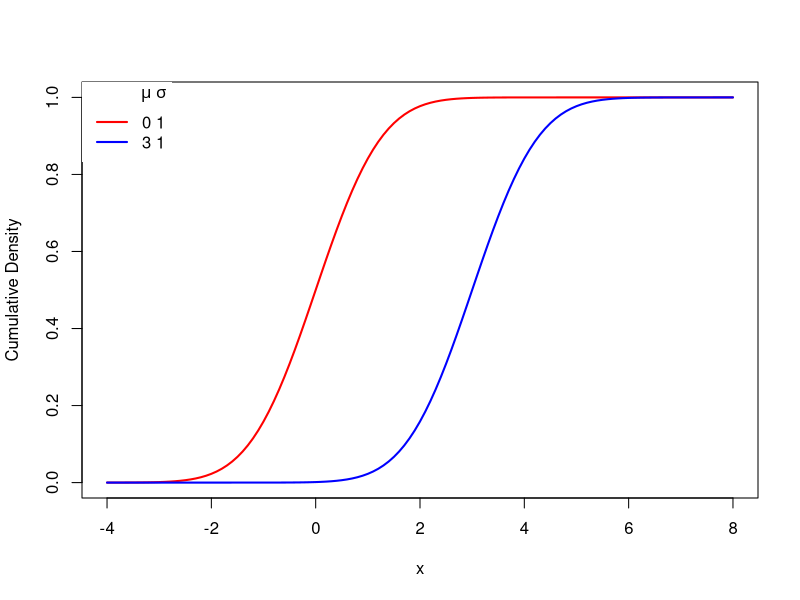
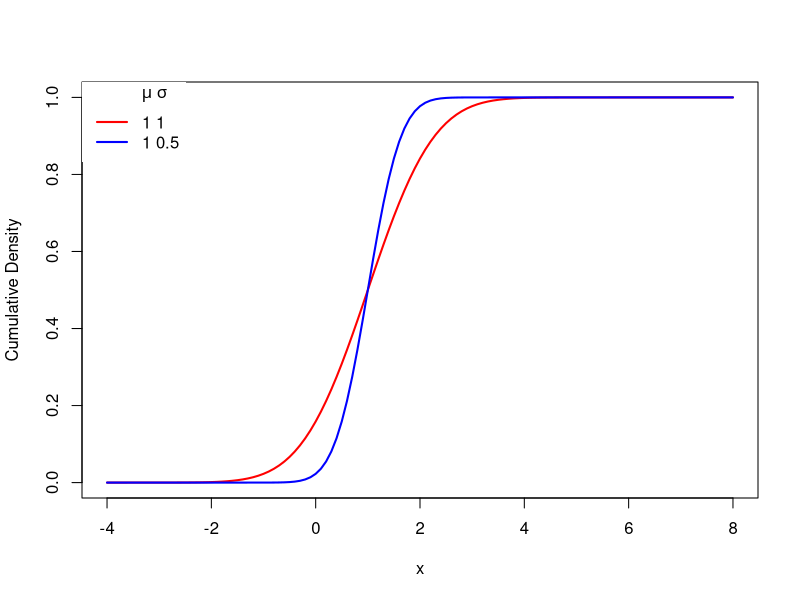

The R source for these figures, in order:
par(mfrow = c(1, 2))
dev.new(width=20, height=10, unit="in")
# Grid of X-axis values
x <- seq(-4, 8, 0.1)

#-----------------------------------------
# Same standard deviation, different mean
#-----------------------------------------
# Mean 0, sd 1
plot(x, pnorm(x, mean = 0, sd = 1), type = "l",
     ylim = c(0, 1), ylab = "Cumulative Density", lwd = 2, col = "red")
# Mean 3, sd 1
lines(x, pnorm(x, mean = 3, sd = 1), col = "blue", lty = 1, lwd = 2)

# Legend
legend("topleft", legend = c("0 1", "3 1"), col = c("red", "blue"),
       title = expression(paste(mu, " ", sigma)),
       title.adj = 0.9, lty = 1, lwd = 2, box.lty = 0)

#-----------------------------------------
# Same mean, different standard deviation
#-----------------------------------------
dev.new(width=20, height=10, unit="in")
# Mean 1, sd 1
plot(x, pnorm(x, mean = 1, sd = 1), type = "l",
     ylim = c(0, 1), ylab = "Cumulative Density", lwd = 2, col = "red")
# Mean 1, sd 0.5
lines(x, pnorm(x, mean = 1, sd = 0.5), col = "blue", lty = 1, lwd = 2)

# Legend
legend("topleft", legend = c("1 1", "1 0.5"), col = c("red", "blue"),
       title = expression(paste(mu, " ", sigma)),
       title.adj = 0.75, lty = 1, lwd = 2, box.lty = 0)

par(mfrow = c(1, 1))